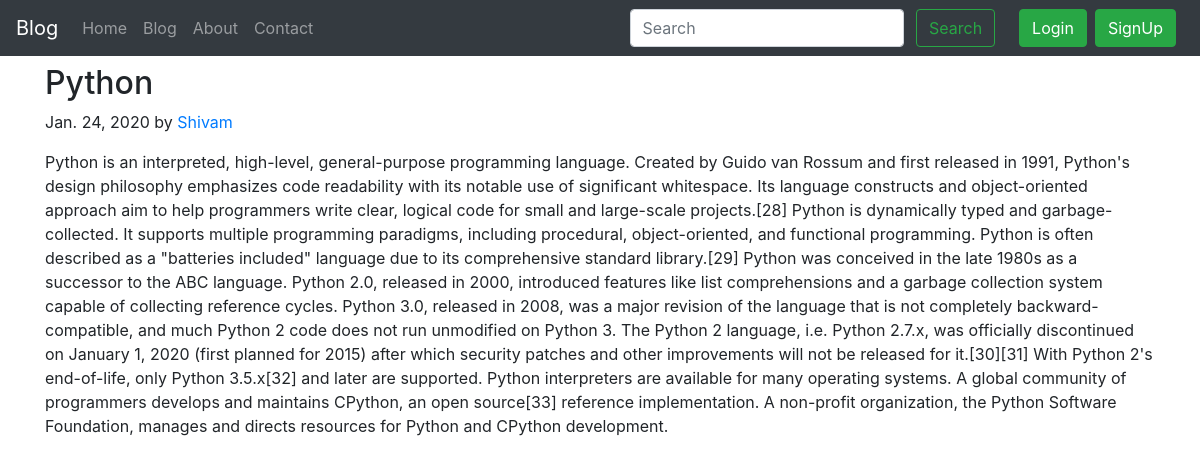
/blog/ja, run on the app's committed database.
### blog/models.py (models this page shows)
class Post(models.Model):
    sno=models.AutoField(primary_key=True)
    title=models.CharField(max_length=255,default='')
    author=models.CharField(max_length=255,default='')
    content=models.TextField(max_length=10000)
    slug=models.CharField(max_length=255,default='')
    timestamp =models.DateField(blank=True)
    def __str__(self):
        return self.title + "by" + self.author

### blog/views.py (the view)
# urls.py: path('<str:slug>', views.blogPost,name='blogpost'),
def blogPost(request,slug):
    post=Post.objects.filter(slug=slug).first()
    print(post)
    context={'post':post}
    return render(request, 'blog/blogPost.html',context)

### templates/blog/blogPost.html (shortened to what this page needs)
{% extends 'base.html' %}
{% block body %}
<div class="container my-2">
        <h2 class="blog-post-title">{{post.title}}</h2>
        <p class="blog-post-meta">{{post.timestamp}} by <a href="/about">{{post.author}}</a></p>
        <p>{{post.content}}</p>
</div>
{% endblock body %}

### data on the page
Post: title "Python", timestamp "Jan. 24, 2020", author "Shivam", content "Python is an interpreted, high-level, general-purpose programming language. Created by Guido van Rossum and first released in 1991, Python's design philosophy emphasizes code readability with its notable use of significant whitespace. Its language constructs and object-oriented approach aim to help programmers write clear, logical code for small and large-scale projects.[28] Python is dynamically typed and garbage-collected. It supports multiple programming paradigms, including procedural, object-oriented, and functional programming. Python is often described as a \"batteries included\" language due to its comprehensive standard library.[29] Python was conceived in the late 1980s as a…"
